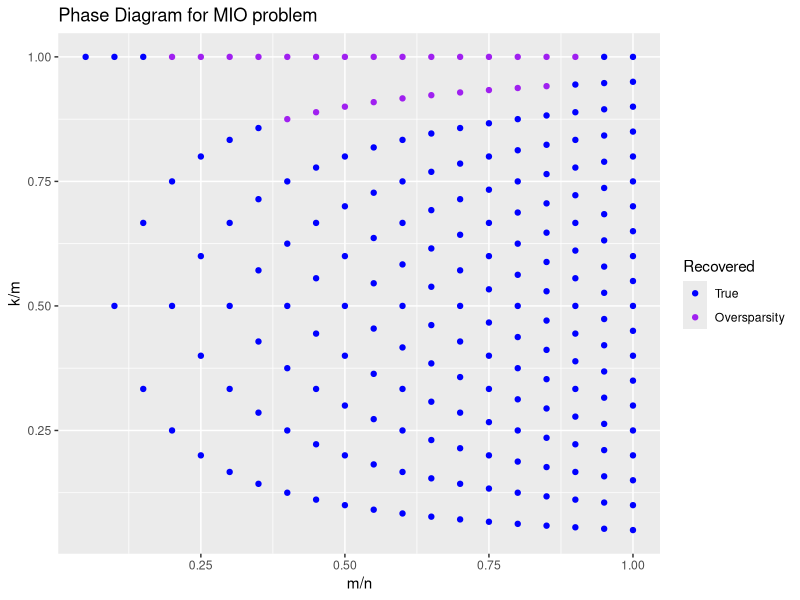
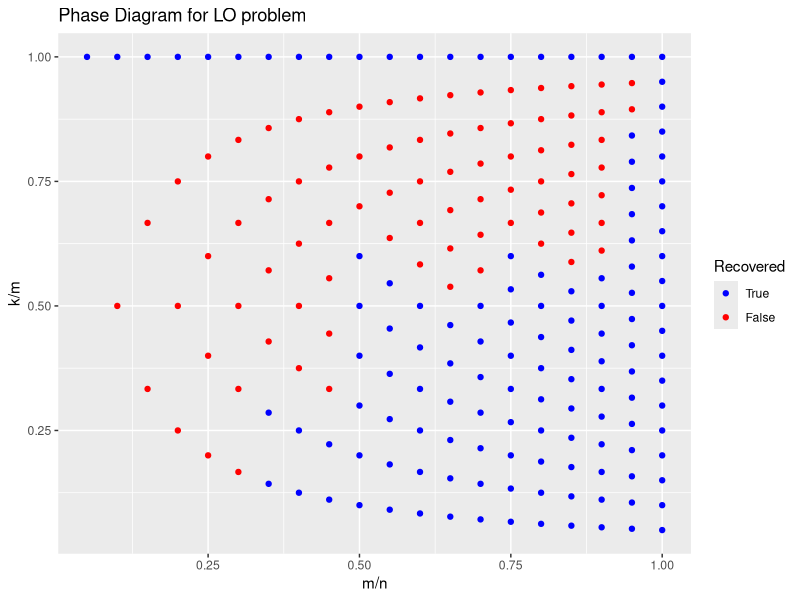

Reproduce these figures in R, in order.
phase_L0 = as.matrix(read.csv("phase_L0.csv", header=FALSE))
phase_L1 = as.matrix(read.csv("phase_L1.csv", header=FALSE))

n = 20
df_L0 = data.frame(m_n=1/n,k_m=1,recovered=TRUE)
df_L1 = data.frame(m_n=1/n,k_m=1,recovered=TRUE)

for (m in c(2:n))
{
  for (k in c(1:m))
  {
    if(phase_L0[m,k]==1){
      df_L0 = rbind(df_L0, c(m/n,k/m,TRUE))
    } else {
      df_L0 = rbind(df_L0, c(m/n,k/m,FALSE))
    }
    if(phase_L1[m,k]==1){
      df_L1 = rbind(df_L1, c(m/n,k/m,TRUE))
    }else{
      df_L1 = rbind(df_L1, c(m/n,k/m,FALSE))
    }
  }
}

df_L0$recovered <- factor(df_L0$recovered, rev(levels(factor(df_L0$recovered))))
df_L1$recovered <- factor(df_L1$recovered, rev(levels(factor(df_L1$recovered))))

library(ggplot2)
ggplot(df_L0, aes(m_n,k_m)) + geom_point(aes(color=factor(recovered))) +
  scale_color_manual(name="Recovered", values=c("blue","purple"), labels=c("True", "Oversparsity")) + 
  ggtitle("Phase Diagram for MIO problem") +
  labs(x="m/n", y="k/m")
ggplot(df_L1, aes(m_n,k_m)) + geom_point(aes(color=factor(recovered))) +
  scale_color_manual(name="Recovered", values=c("blue","red"), labels=c("True", "False")) + 
  ggtitle("Phase Diagram for LO problem") +
  labs(x="m/n", y="k/m")

